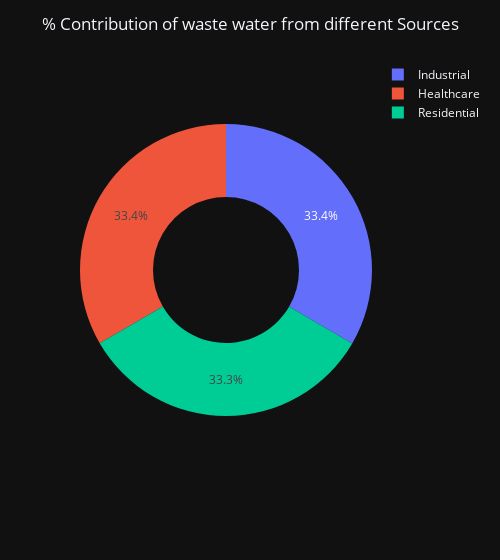

Notebook cell for this chart:
### Code cell
fig = px.pie(WstWatertrt_Source_grouped_df, names = 'Source Name', values = 'Volume of Water Treated', template= 'plotly_dark', hole=0.5)
fig.update_layout(width =500, title = dict(text='% Contribution of waste water from different Sources', x=0.5))
fig.show()

### Figure 1 — Plotly figure (JSON) as saved in the notebook; plotly's stock layout.template omitted (floating-point values rounded to 4 significant figures)
{"data": [{"domain": {"x": [0, 1], "y": [0, 1]}, "hole": 0.5, "hovertemplate": "Source Name=%{label}<br>Volume of Water Treated=%{value}<extra></extra>", "labels": ["Healthcare ", "Industrial ", "Residential "], "legendgroup": "", "name": "", "showlegend": true, "type": "pie", "values": [8403, 8408, 8375]}], "layout": {"legend": {"tracegroupgap": 0}, "margin": {"t": 60}, "title": {"text": "% Contribution of waste water from different Sources", "x": 0.5}, "width": 500}}
